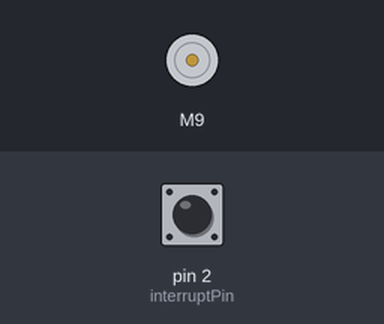
The sketch below on a simulated Arduino Uno, built with avr-gcc and run on an emulated ATmega328P. On the bench: DC motor (green arrow = forward, orange = backward, longer = faster). The inputs (shaded band) are chosen by the test bench; at power-on: pin 2 (interruptPin) HIGH.

Above: at 1.2 s.
1.3 s: pin 2 (interruptPin) pulled LOW for 0.15 s
At 1.7 s:
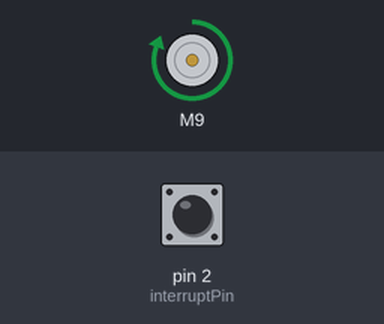
2.9 s: pin 2 (interruptPin) pulled LOW for 1 s
At 4.2 s:
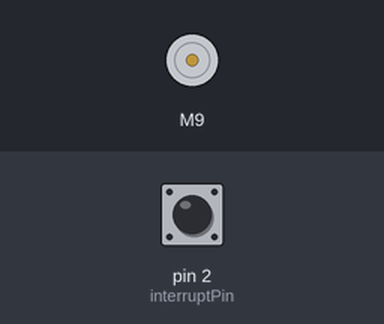
5.4 s: pin 2 (interruptPin) pulled LOW for 3.2 s
At 6.1 s:
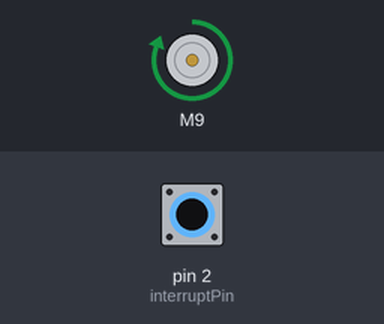
Timing chart, 0 to 8.4 s (numbered marks = the images above; inputs shaded):
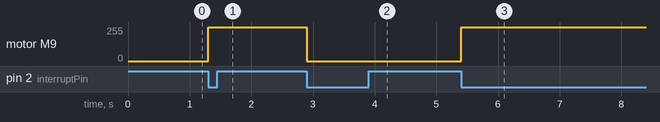

The sketch:

L293D.ino
```cpp
/*
  MX1508 四通道双路有刷直流马达驱动模块
  简易控制电机（MOTOR-A）连续正转,PWM设置为占空比：50%，频率2000

  1、安装库：// 点击这里会自动打开管理库页面: http://librarymanager/All#MX1508
  2、实验接线方法
  MX1508模块   Ardunio Uno
  GND---------GND接地线
  VCC---------5V 接电源
  IN1---------D9（PWM）
  IN2 ------- D10(PWM)
*/

#include <MX1508.h>

#define PINA 9
#define PINB 10
#define NUMPWM 2
#define PWM 500 //脉宽宽度，占空比50%，最大值1000对应100%
#define interruptPin 2    //定义中引脚2或者3号引脚都可以
//FAST_DECAY or SLOW_DECAY
MX1508 motorA(PINA, PINB, FAST_DECAY, NUMPWM);
volatile bool State = false;//初始状态
int resolution = 1000;

void use() {
  State = !State;
}
void setup() {
    Serial.begin(115200);
     pinMode(interruptPin, INPUT_PULLUP);//内部上拉
     attachInterrupt(digitalPinToInterrupt(interruptPin), use, FALLING);//开中断，下降沿触发
    //设置pwm频率
    motorA.setPWM16(2,resolution); // prescaler at 8, resolution 1000, PWM frequency = 16Mhz/8/1000=2000Hz
  // prescalar 1=1, 2=8, 3=64, 4=256, 5 =1028
    /*------------ setPWM16 Class function is defined as below-----------------
   void MX1508::setPWM16(uint8_t prescaler, unsigned int resolution){
   if(prescaler > 5 || prescaler == 0) prescaler = 3; // default to 64 if not in range.
    DDRB  |= _BV(PB1) | _BV(PB2);       // set pin 9and 10 as outputs
      TCCR1A = _BV(COM1A1) | _BV(COM1B1) | _BV(WGM11);    // non-inverting PWM, mode 14 fastPWM, TOP =ICR1
    TCCR1B = _BV(WGM13) | _BV(WGM12) | prescaler ;
    ICR1 = resolution;
    _pwmResolution = resolution;
    _useAnalogWrite16 = true;
  }
  */
  }

void loop() {
  if(State)motorA.motorGo(PWM);
else motorA.motorGo(0);
}
```

Measured:
- after the input at 1.3 s, motor M9: stopped → forward 255/255 at once
- after the input at 2.9 s, motor M9: forward 255/255 → stopped at once
- after the input at 5.4 s, motor M9: stopped → forward 255/255 at once
